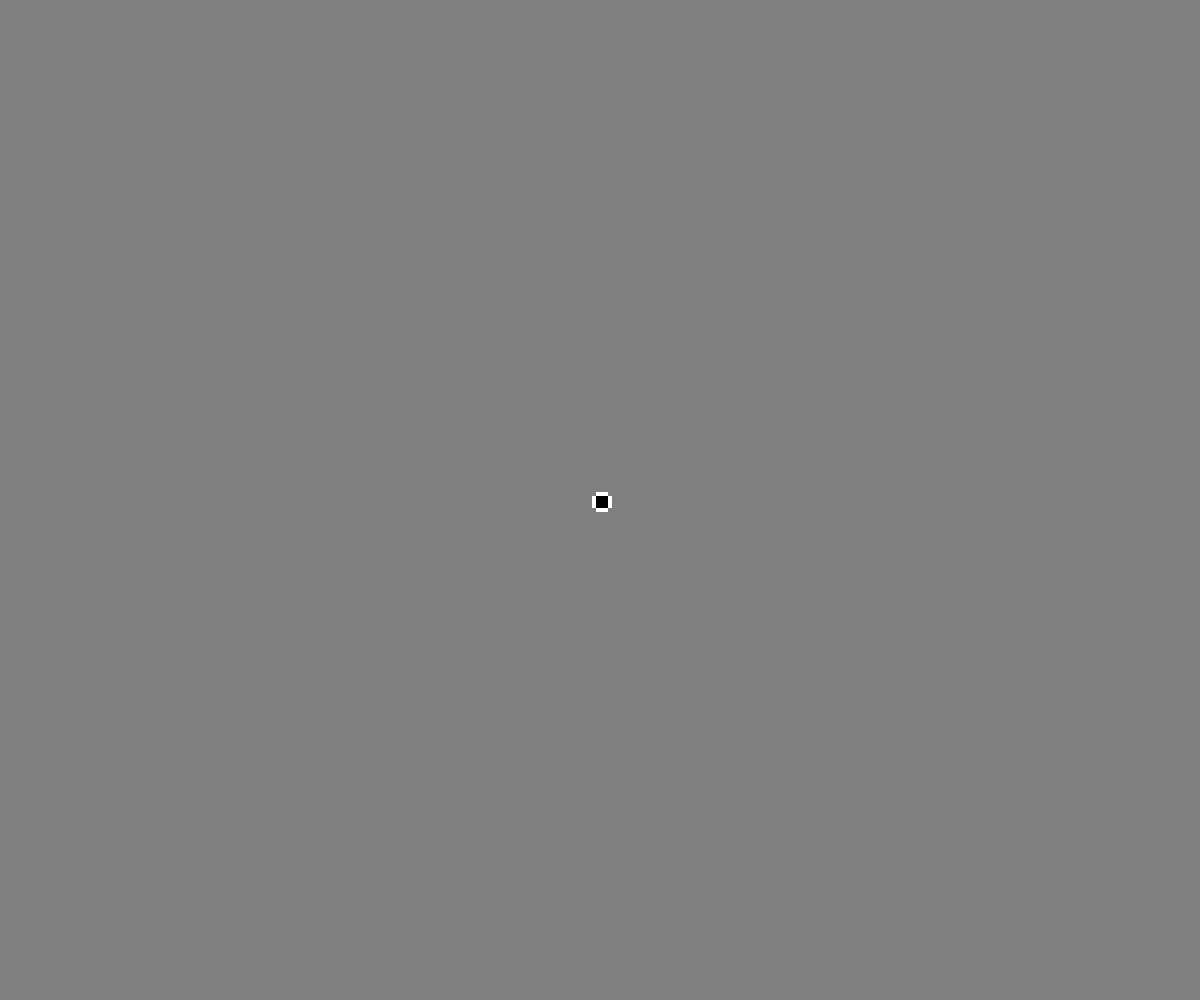
Frame 1 (no input)
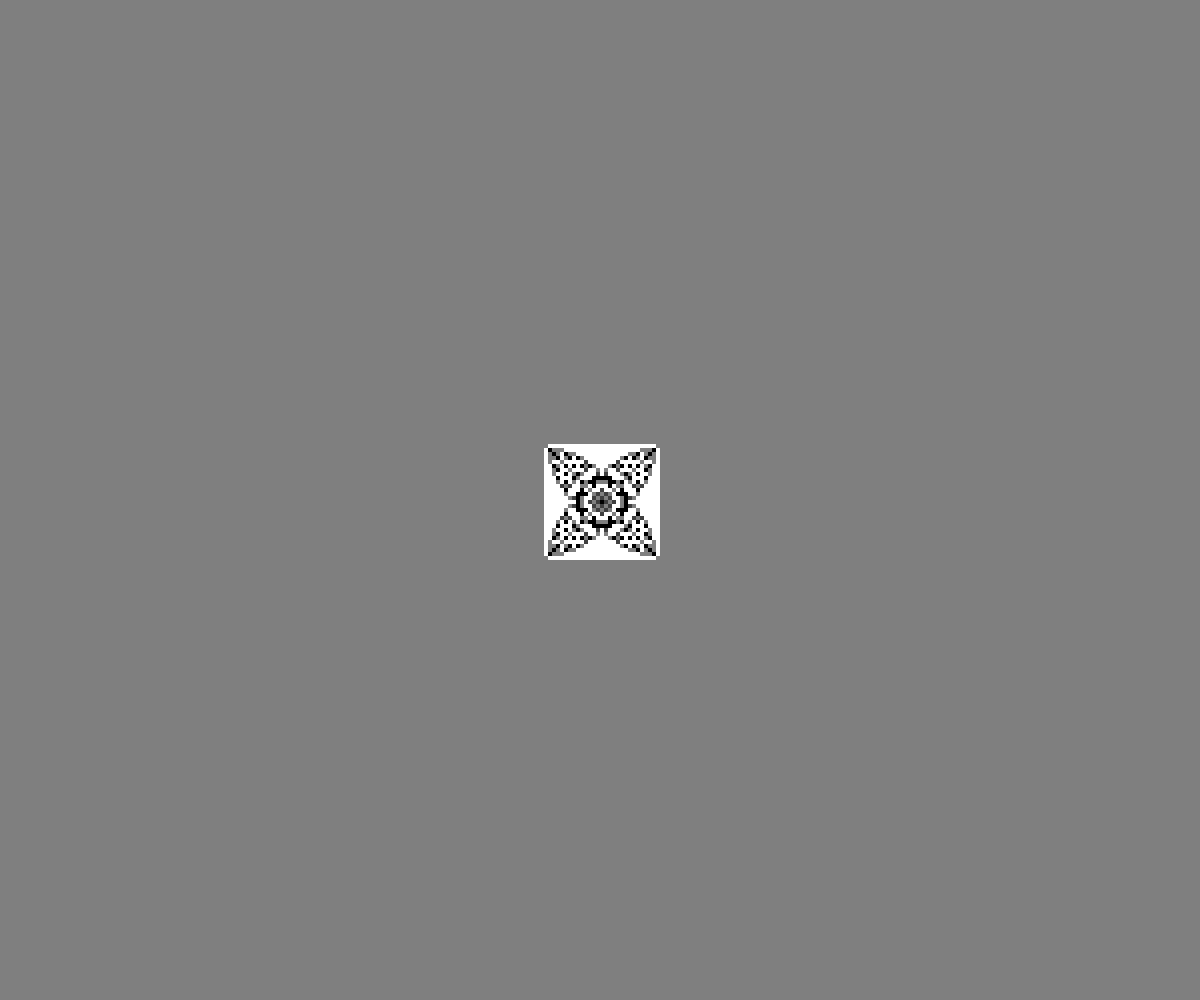
Frame 60 (no input)
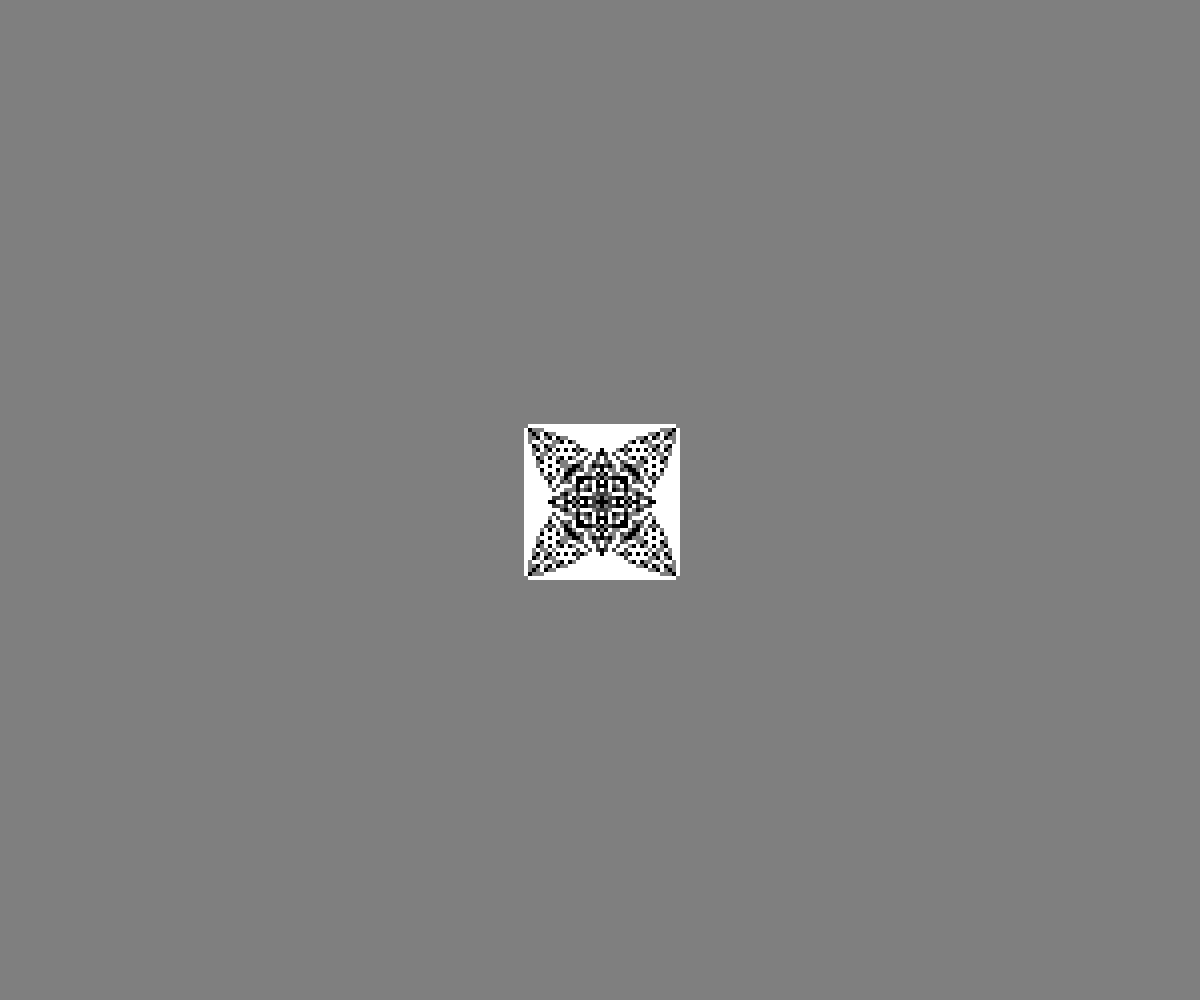
Frame 120 (the mouse pressed at the canvas centre since frame 60)

The p5.js sketch that drew these frames (run headless with seeded random() and noise() and a simulated clock; from frame 60 on, the mouse is pressed at the canvas centre):

// p5.js sketch
// ── sketch.js
var a = [];
var palette = [
  [0, 0, 0],
  [63, 63, 63],
  [127, 127, 127],
  [255, 255, 255]
];

var img;
var cols, rows, n;

var d = 4;
var steps = 4;

function setup() {
  createCanvas(windowWidth, windowHeight);
  reset();
}

function windowResized() {
  resizeCanvas(windowWidth, windowHeight);
  reset();
}

function draw() {

  for(var i = 0; i < steps; i++) {
    step();
  }
  
  drawPixels();
  
  noSmooth();
  image(img, 0, 0, width, height);
  
}

function drawPixels() {

  img.loadPixels();
  for (var i = 0; i < n; i++) {
    var idx = 4 * i;
    var c = palette[a[i] % 4];
    img.pixels[idx] = c[0];
    img.pixels[idx + 1] = c[1];
    img.pixels[idx + 2] = c[2];
    img.pixels[idx + 3] = 255;
  }
  img.updatePixels();

}

function step() {

  var collect = [];
  for (var i = 0; i < n; i++) {
    if (a[i] >= 4) {
      collect.push(i);
    }
  }
  
  for(i = 0; i < collect.length; i++) {
    sandRule(collect[i]);
  }
  
}


function sandRule(i) {
  
    var x = i % cols;
    var y = (i - x) / cols;
    
    if(x > 0) a[i - 1]+=1;
    if(x < cols-1) a[i + 1]+=1;
    if(y > 0) a[i - cols]+=1;
    if(y < rows-1) a[i + cols]+=1;
    
    a[i] -= 4;
  
}


function reset() {
  
  var density = pixelDensity();
  cols = int(width * density  / d);
  rows = int(height * density / d);
  
  img = createImage(cols, rows);

  n = rows * cols;
  
  // create an empty grid
  for (var i = 0; i < n; i++) {
    a[i] = 2;
  }

  // add 1000 grains to the center
  var cx = int(cols / 2);
  var cy = int(rows / 2);
  a[cy * cols + cx] = pow(4, 8);

}
